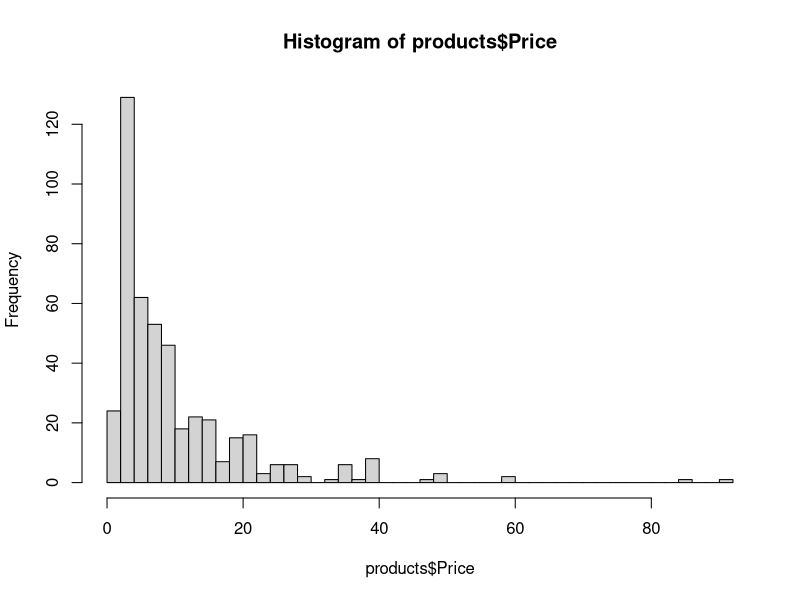

Reproduce this figure in R.
products=read.csv("data/cleaned_dataset.csv")

#Descriptive Statistics

#Mean Of Price
meanPrice <- format(round(mean(products$Price), 2), nsmall = 2)
print(paste0("Mean of Price Attribute: ", meanPrice))

mode <- function(x){
  unique_values <- unique(x)
  table <- tabulate(match(x, unique_values))
  unique_values[table==max(table)]
}

#Mode of Category
print(paste0("Mode of Cateogry attribute: ", mode(products$Category)))

#Variance of Price
print(paste0("Variance of Price Attribute: ", var(products$Price)))

#Standard Variation of Price
print(paste0("Standard Deviation of Price Attribute: ", sd(products$Price)))

#Quantile
print("Quartile of Price Attribute: ")
quantile(products$Price)

#Histogram
png(file = "new.png")
hist(products$Price,breaks=50)
dev.off()
